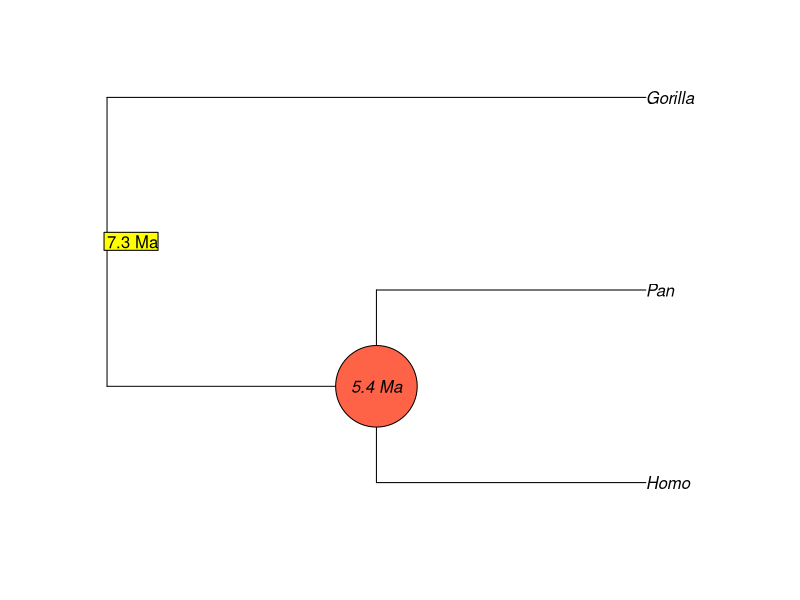
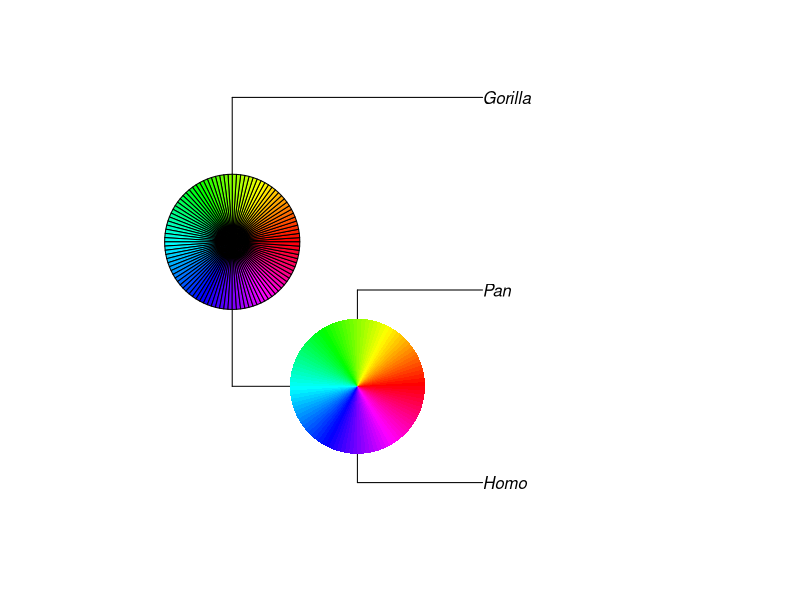
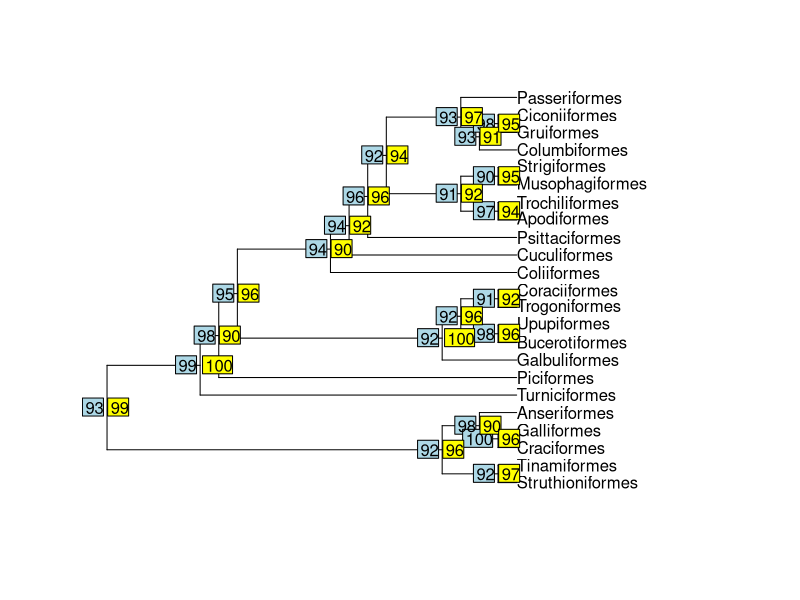
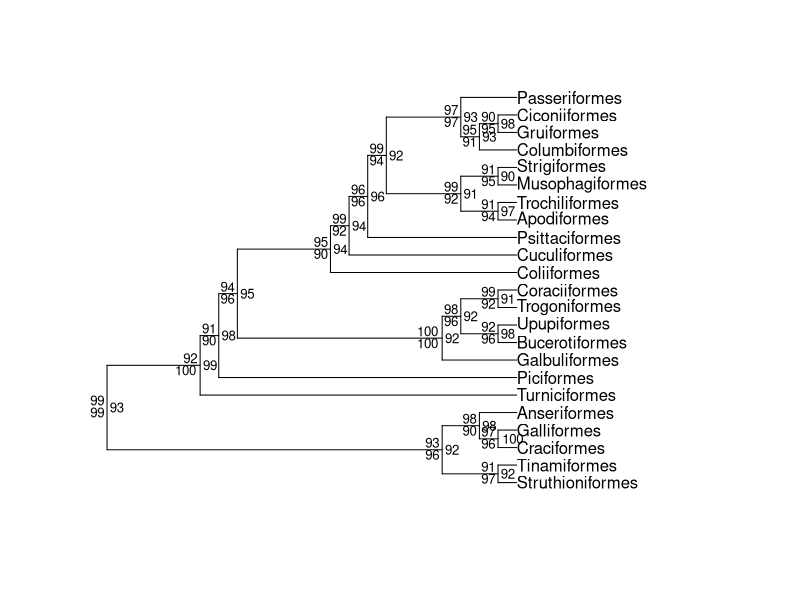
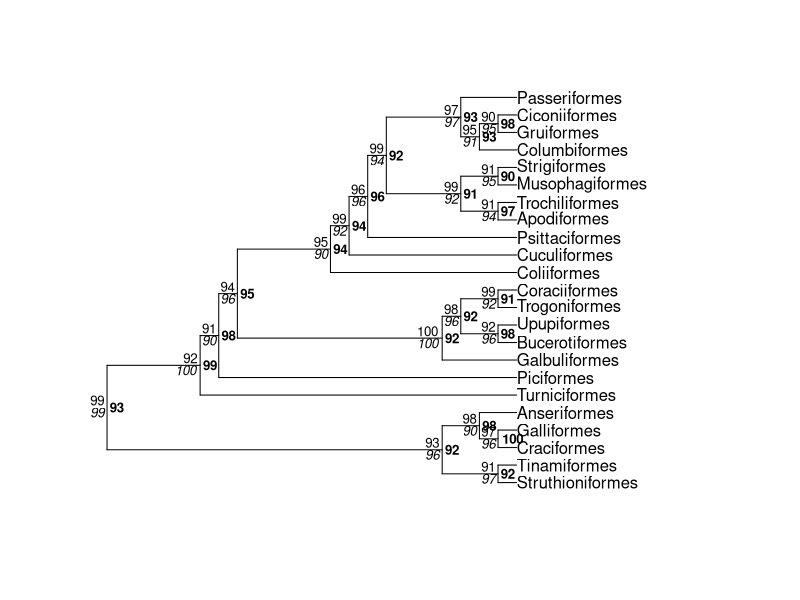
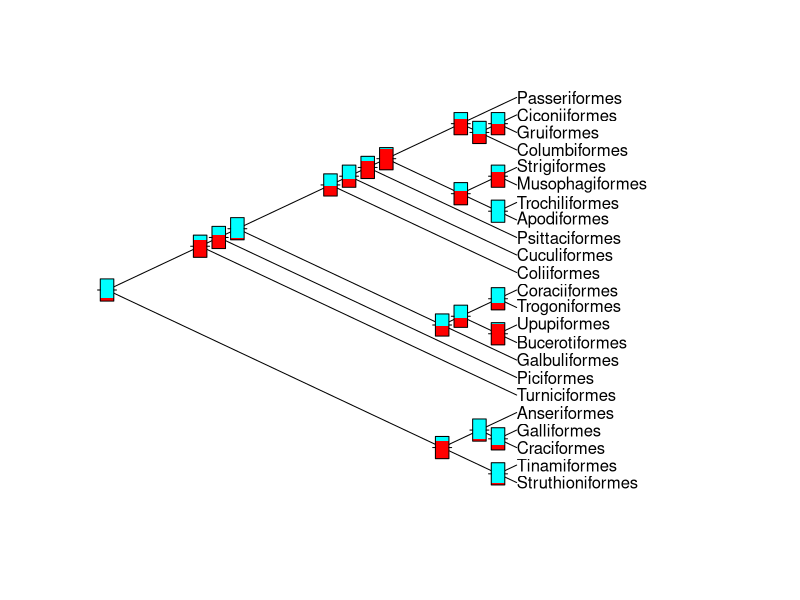
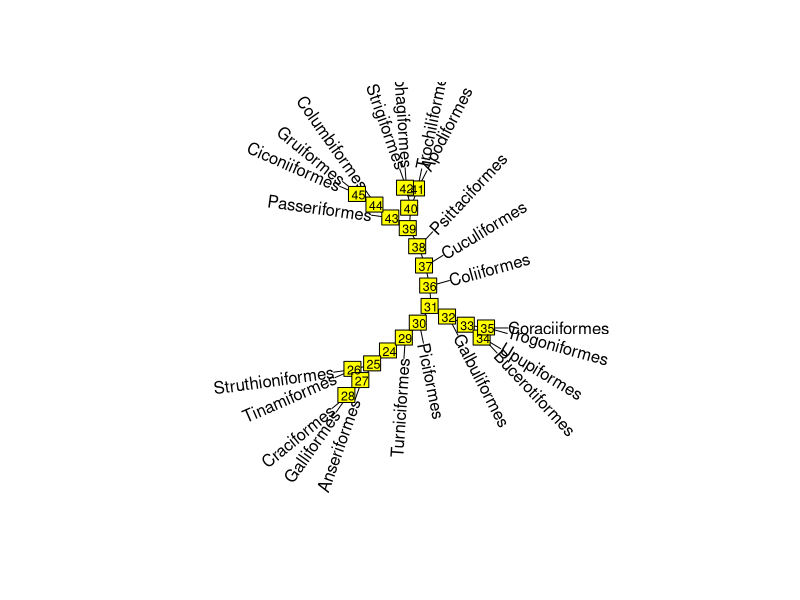
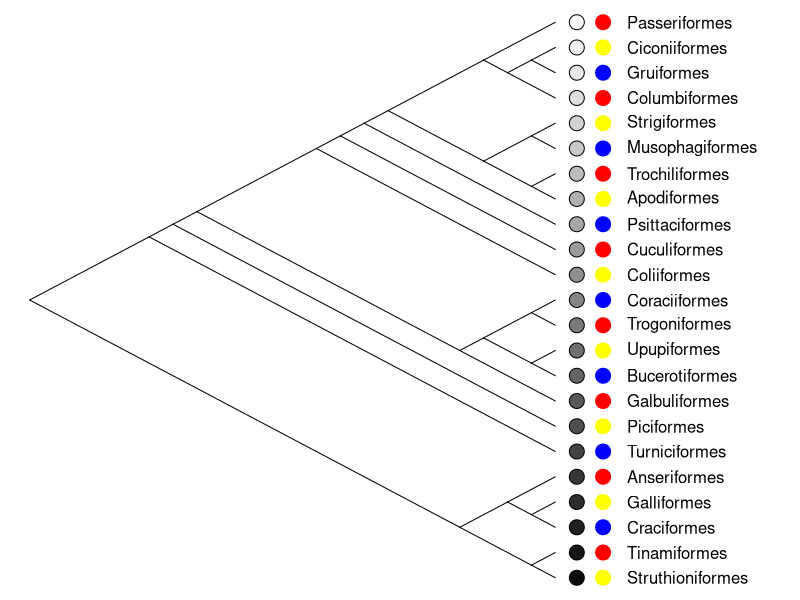

Write R code to recreate these figures, in order.
library(ape)


### Name: nodelabels
### Title: Labelling the Nodes, Tips, and Edges of a Tree
### Aliases: nodelabels tiplabels edgelabels
### Keywords: aplot

### ** Examples

tr <- read.tree(text = "((Homo,Pan),Gorilla);")
plot(tr)
nodelabels("7.3 Ma", 4, frame = "r", bg = "yellow", adj = 0)
nodelabels("5.4 Ma", 5, frame = "c", bg = "tomato", font = 3)

## A trick by Liam Revell when there are many categories:
plot(tr, x.lim = c(-1, 4))
nodelabels(node = 4, pie = matrix(rep(1, 100), 1), cex = 5)
op <- par(fg = "transparent")
nodelabels(node = 5, pie = matrix(rep(1, 100), 1), cex = 5)
par(op)

data(bird.orders)
plot(bird.orders, use.edge.length = FALSE, font = 1)
bs <- round(runif(22, 90, 100), 0) # some imaginary bootstrap values
bs2 <- round(runif(22, 90, 100), 0)
bs3 <- round(runif(22, 90, 100), 0)
nodelabels(bs, adj = 1.2)
nodelabels(bs2, adj = -0.2, bg = "yellow")

### something more classical
plot(bird.orders, use.edge.length = FALSE, font = 1)
nodelabels(bs, adj = -0.2, frame = "n", cex = 0.8)
nodelabels(bs2, adj = c(1.2, 1), frame = "n", cex = 0.8)
nodelabels(bs3, adj = c(1.2, -0.2), frame = "n", cex = 0.8)

### the same but we play with the font
plot(bird.orders, use.edge.length = FALSE, font = 1)
nodelabels(bs, adj = -0.2, frame = "n", cex = 0.8, font = 2)
nodelabels(bs2, adj = c(1.2, 1), frame = "n", cex = 0.8, font = 3)
nodelabels(bs3, adj = c(1.2, -0.2), frame = "n", cex = 0.8)

plot(bird.orders, "c", use.edge.length = FALSE, font = 1)
nodelabels(thermo = runif(22), cex = .8)

plot(bird.orders, "u", FALSE, font = 1, lab4ut = "a")
nodelabels(cex = .75, bg = "yellow")

### representing two characters at the tips (you could have as many
### as you want)
plot(bird.orders, "c", FALSE, font = 1, label.offset = 3,
     x.lim = 31, no.margin = TRUE)
tiplabels(pch = 21, bg = gray(1:23/23), cex = 2, adj = 1.4)
tiplabels(pch = 19, col = c("yellow", "red", "blue"), adj = 2.5, cex = 2)
### This can be used to highlight tip labels:
plot(bird.orders, font = 1)
i <- c(1, 7, 18)
tiplabels(bird.orders$tip.label[i], i, adj = 0)
### Some random data to compare piecharts and thermometres:
tr <- rtree(15)
x <- runif(14, 0, 0.33)
y <- runif(14, 0, 0.33)
z <- runif(14, 0, 0.33)
x <- cbind(x, y, z, 1 - x - y - z)
layout(matrix(1:2, 1, 2))
plot(tr, "c", FALSE, no.margin = TRUE)
nodelabels(pie = x, cex = 1.3)
text(4.5, 15, "Are you \"pie\"...", font = 4, cex = 1.5)
plot(tr, "c", FALSE, no.margin = TRUE)
nodelabels(thermo = x, col = rainbow(4), cex = 1.3)
text(4.5, 15, "... or \"thermo\"?", font = 4, cex = 1.5)
plot(tr, "c", FALSE, no.margin = TRUE)
nodelabels(thermo = x, col = rainbow(4), cex = 1.3)
plot(tr, "c", FALSE, no.margin = TRUE)
nodelabels(thermo = x, col = rainbow(4), width = 3, horiz = TRUE)
layout(1)
plot(tr, main = "Showing Edge Lengths")
edgelabels(round(tr$edge.length, 3), srt = 90)
plot(tr, "p", FALSE)
edgelabels("above", adj = c(0.5, -0.25), bg = "yellow")
edgelabels("below", adj = c(0.5, 1.25), bg = "lightblue")
